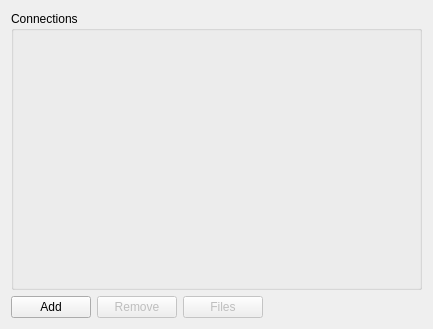
<ui version="4.0" >
 <class>ConnectionManager</class>
 <widget class="QWidget" name="ConnectionManager" >
  <property name="geometry" >
   <rect>
    <x>0</x>
    <y>0</y>
    <width>433</width>
    <height>329</height>
   </rect>
  </property>
  <property name="windowTitle" >
   <string>Form</string>
  </property>
  <layout class="QVBoxLayout" name="verticalLayout" >
   <item>
    <widget class="QGroupBox" name="groupBox" >
     <property name="title" >
      <string>Connections</string>
     </property>
     <layout class="QVBoxLayout" name="connectionsVerticalLayout" />
    </widget>
   </item>
   <item>
    <layout class="QHBoxLayout" name="horizontalLayout" >
     <item>
      <widget class="QPushButton" name="addConnectionButton" >
       <property name="text" >
        <string>Add</string>
       </property>
      </widget>
     </item>
     <item>
      <widget class="QPushButton" name="removeConnectionButton" >
       <property name="enabled" >
        <bool>false</bool>
       </property>
       <property name="text" >
        <string>Remove</string>
       </property>
      </widget>
     </item>
     <item>
      <widget class="QPushButton" name="filesButton" >
       <property name="enabled" >
        <bool>false</bool>
       </property>
       <property name="text" >
        <string>Files</string>
       </property>
      </widget>
     </item>
     <item>
      <spacer name="horizontalSpacer" >
       <property name="orientation" >
        <enum>Qt::Horizontal</enum>
       </property>
       <property name="sizeHint" stdset="0" >
        <size>
         <width>40</width>
         <height>20</height>
        </size>
       </property>
      </spacer>
     </item>
    </layout>
   </item>
  </layout>
 </widget>
 <resources/>
 <connections/>
</ui>
